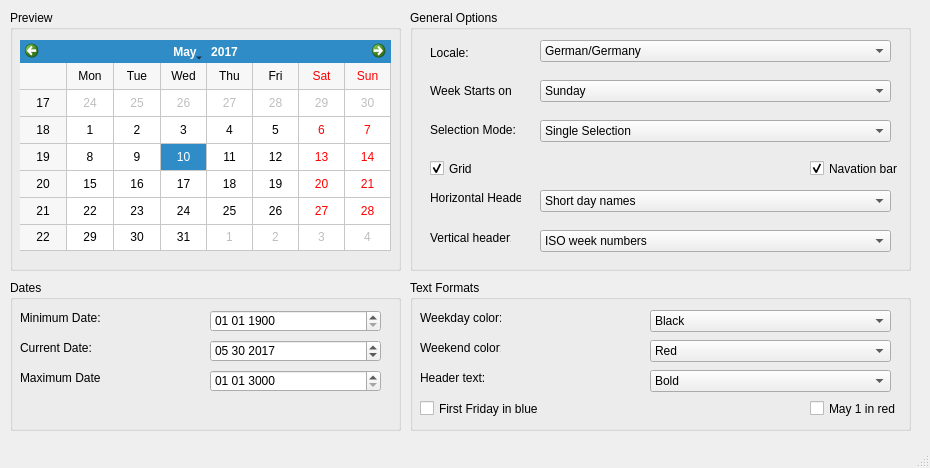
<?xml version="1.0" encoding="UTF-8"?>
<ui version="4.0">
 <class>MainWindow</class>
 <widget class="QMainWindow" name="MainWindow">
  <property name="geometry">
   <rect>
    <x>0</x>
    <y>0</y>
    <width>930</width>
    <height>468</height>
   </rect>
  </property>
  <property name="windowTitle">
   <string>MainWindow</string>
  </property>
  <widget class="QWidget" name="centralwidget">
   <widget class="QGroupBox" name="groupBox">
    <property name="geometry">
     <rect>
      <x>10</x>
      <y>10</y>
      <width>391</width>
      <height>261</height>
     </rect>
    </property>
    <property name="title">
     <string>Preview</string>
    </property>
    <widget class="QCalendarWidget" name="calendarWidget">
     <property name="geometry">
      <rect>
       <x>10</x>
       <y>30</y>
       <width>371</width>
       <height>211</height>
      </rect>
     </property>
     <property name="selectedDate">
      <date>
       <year>2017</year>
       <month>5</month>
       <day>10</day>
      </date>
     </property>
     <property name="gridVisible">
      <bool>true</bool>
     </property>
    </widget>
   </widget>
   <widget class="QLabel" name="label">
    <property name="geometry">
     <rect>
      <x>430</x>
      <y>42</y>
      <width>47</width>
      <height>21</height>
     </rect>
    </property>
    <property name="text">
     <string>Locale:</string>
    </property>
   </widget>
   <widget class="QLabel" name="label_3">
    <property name="geometry">
     <rect>
      <x>430</x>
      <y>120</y>
      <width>91</width>
      <height>20</height>
     </rect>
    </property>
    <property name="text">
     <string>Selection Mode:</string>
    </property>
   </widget>
   <widget class="QLabel" name="label_4">
    <property name="geometry">
     <rect>
      <x>430</x>
      <y>190</y>
      <width>91</width>
      <height>16</height>
     </rect>
    </property>
    <property name="text">
     <string>Horizontal Header:</string>
    </property>
   </widget>
   <widget class="QLabel" name="label_5">
    <property name="geometry">
     <rect>
      <x>430</x>
      <y>230</y>
      <width>81</width>
      <height>16</height>
     </rect>
    </property>
    <property name="text">
     <string>Vertical header:</string>
    </property>
   </widget>
   <widget class="QCheckBox" name="checkBox">
    <property name="geometry">
     <rect>
      <x>430</x>
      <y>160</y>
      <width>70</width>
      <height>17</height>
     </rect>
    </property>
    <property name="text">
     <string>Grid</string>
    </property>
    <property name="checkable">
     <bool>true</bool>
    </property>
    <property name="checked">
     <bool>true</bool>
    </property>
   </widget>
   <widget class="QComboBox" name="comboBox">
    <property name="geometry">
     <rect>
      <x>540</x>
      <y>40</y>
      <width>351</width>
      <height>22</height>
     </rect>
    </property>
    <item>
     <property name="text">
      <string>German/Germany</string>
     </property>
    </item>
   </widget>
   <widget class="QComboBox" name="comboBox_2">
    <property name="geometry">
     <rect>
      <x>540</x>
      <y>80</y>
      <width>351</width>
      <height>22</height>
     </rect>
    </property>
    <item>
     <property name="text">
      <string>Sunday</string>
     </property>
    </item>
   </widget>
   <widget class="QComboBox" name="comboBox_3">
    <property name="geometry">
     <rect>
      <x>540</x>
      <y>120</y>
      <width>351</width>
      <height>22</height>
     </rect>
    </property>
    <item>
     <property name="text">
      <string>Single Selection</string>
     </property>
    </item>
   </widget>
   <widget class="QComboBox" name="comboBox_4">
    <property name="geometry">
     <rect>
      <x>540</x>
      <y>190</y>
      <width>351</width>
      <height>22</height>
     </rect>
    </property>
    <item>
     <property name="text">
      <string>Short day names</string>
     </property>
    </item>
   </widget>
   <widget class="QComboBox" name="comboBox_5">
    <property name="geometry">
     <rect>
      <x>540</x>
      <y>230</y>
      <width>351</width>
      <height>22</height>
     </rect>
    </property>
    <item>
     <property name="text">
      <string>ISO week numbers</string>
     </property>
    </item>
   </widget>
   <widget class="QGroupBox" name="groupBox_3">
    <property name="geometry">
     <rect>
      <x>10</x>
      <y>280</y>
      <width>391</width>
      <height>151</height>
     </rect>
    </property>
    <property name="title">
     <string>Dates</string>
    </property>
    <widget class="QDateEdit" name="dateEdit_3">
     <property name="geometry">
      <rect>
       <x>200</x>
       <y>90</y>
       <width>171</width>
       <height>22</height>
      </rect>
     </property>
     <property name="displayFormat">
      <string>MM dd yyyy</string>
     </property>
     <property name="date">
      <date>
       <year>3000</year>
       <month>1</month>
       <day>1</day>
      </date>
     </property>
    </widget>
    <widget class="QDateEdit" name="dateEdit_2">
     <property name="geometry">
      <rect>
       <x>200</x>
       <y>60</y>
       <width>171</width>
       <height>22</height>
      </rect>
     </property>
     <property name="displayFormat">
      <string>MM dd yyyy</string>
     </property>
     <property name="date">
      <date>
       <year>2017</year>
       <month>5</month>
       <day>30</day>
      </date>
     </property>
    </widget>
    <widget class="QDateEdit" name="dateEdit">
     <property name="geometry">
      <rect>
       <x>200</x>
       <y>30</y>
       <width>171</width>
       <height>22</height>
      </rect>
     </property>
     <property name="currentSection">
      <enum>QDateTimeEdit::MonthSection</enum>
     </property>
     <property name="displayFormat">
      <string>MM dd yyyy</string>
     </property>
     <property name="calendarPopup">
      <bool>false</bool>
     </property>
     <property name="date">
      <date>
       <year>1900</year>
       <month>1</month>
       <day>1</day>
      </date>
     </property>
    </widget>
    <widget class="QLabel" name="label_6">
     <property name="geometry">
      <rect>
       <x>10</x>
       <y>30</y>
       <width>91</width>
       <height>16</height>
      </rect>
     </property>
     <property name="text">
      <string>Minimum Date:</string>
     </property>
    </widget>
    <widget class="QLabel" name="label_7">
     <property name="geometry">
      <rect>
       <x>10</x>
       <y>60</y>
       <width>81</width>
       <height>16</height>
      </rect>
     </property>
     <property name="text">
      <string>Current Date:</string>
     </property>
    </widget>
    <widget class="QLabel" name="label_8">
     <property name="geometry">
      <rect>
       <x>10</x>
       <y>90</y>
       <width>81</width>
       <height>16</height>
      </rect>
     </property>
     <property name="text">
      <string>Maximum Date:</string>
     </property>
    </widget>
   </widget>
   <widget class="QGroupBox" name="groupBox_5">
    <property name="geometry">
     <rect>
      <x>410</x>
      <y>280</y>
      <width>501</width>
      <height>151</height>
     </rect>
    </property>
    <property name="title">
     <string>Text Formats</string>
    </property>
    <widget class="QLabel" name="label_9">
     <property name="geometry">
      <rect>
       <x>10</x>
       <y>30</y>
       <width>81</width>
       <height>16</height>
      </rect>
     </property>
     <property name="text">
      <string>Weekday color:</string>
     </property>
    </widget>
    <widget class="QLabel" name="label_10">
     <property name="geometry">
      <rect>
       <x>10</x>
       <y>60</y>
       <width>81</width>
       <height>16</height>
      </rect>
     </property>
     <property name="text">
      <string>Weekend color:</string>
     </property>
    </widget>
    <widget class="QLabel" name="label_11">
     <property name="geometry">
      <rect>
       <x>10</x>
       <y>90</y>
       <width>81</width>
       <height>16</height>
      </rect>
     </property>
     <property name="text">
      <string>Header text:</string>
     </property>
    </widget>
    <widget class="QComboBox" name="comboBox_6">
     <property name="geometry">
      <rect>
       <x>240</x>
       <y>30</y>
       <width>241</width>
       <height>22</height>
      </rect>
     </property>
     <item>
      <property name="text">
       <string>Black</string>
      </property>
     </item>
    </widget>
    <widget class="QComboBox" name="comboBox_7">
     <property name="geometry">
      <rect>
       <x>240</x>
       <y>60</y>
       <width>241</width>
       <height>22</height>
      </rect>
     </property>
     <item>
      <property name="text">
       <string>Red</string>
      </property>
     </item>
    </widget>
    <widget class="QComboBox" name="comboBox_8">
     <property name="geometry">
      <rect>
       <x>240</x>
       <y>90</y>
       <width>241</width>
       <height>22</height>
      </rect>
     </property>
     <item>
      <property name="text">
       <string>Bold</string>
      </property>
     </item>
    </widget>
    <widget class="QCheckBox" name="checkBox_3">
     <property name="geometry">
      <rect>
       <x>10</x>
       <y>120</y>
       <width>121</width>
       <height>17</height>
      </rect>
     </property>
     <property name="text">
      <string>First Friday in blue</string>
     </property>
    </widget>
    <widget class="QCheckBox" name="checkBox_4">
     <property name="geometry">
      <rect>
       <x>400</x>
       <y>120</y>
       <width>91</width>
       <height>17</height>
      </rect>
     </property>
     <property name="text">
      <string>May 1 in red</string>
     </property>
    </widget>
   </widget>
   <widget class="QGroupBox" name="groupBox_6">
    <property name="geometry">
     <rect>
      <x>410</x>
      <y>10</y>
      <width>501</width>
      <height>261</height>
     </rect>
    </property>
    <property name="title">
     <string>General Options</string>
    </property>
    <widget class="QCheckBox" name="checkBox_2">
     <property name="geometry">
      <rect>
       <x>400</x>
       <y>150</y>
       <width>91</width>
       <height>17</height>
      </rect>
     </property>
     <property name="text">
      <string>Navation bar</string>
     </property>
     <property name="checked">
      <bool>true</bool>
     </property>
    </widget>
    <widget class="QLabel" name="label_2">
     <property name="geometry">
      <rect>
       <x>20</x>
       <y>70</y>
       <width>81</width>
       <height>21</height>
      </rect>
     </property>
     <property name="text">
      <string>Week Starts on:</string>
     </property>
    </widget>
   </widget>
   <zorder>groupBox_6</zorder>
   <zorder>groupBox</zorder>
   <zorder>label</zorder>
   <zorder>label_3</zorder>
   <zorder>label_4</zorder>
   <zorder>label_5</zorder>
   <zorder>checkBox</zorder>
   <zorder>comboBox</zorder>
   <zorder>comboBox_2</zorder>
   <zorder>comboBox_3</zorder>
   <zorder>comboBox_4</zorder>
   <zorder>comboBox_5</zorder>
   <zorder>groupBox_3</zorder>
   <zorder>groupBox_5</zorder>
  </widget>
  <widget class="QMenuBar" name="menubar">
   <property name="geometry">
    <rect>
     <x>0</x>
     <y>0</y>
     <width>930</width>
     <height>22</height>
    </rect>
   </property>
  </widget>
  <widget class="QStatusBar" name="statusbar"/>
 </widget>
 <resources/>
 <connections/>
</ui>
